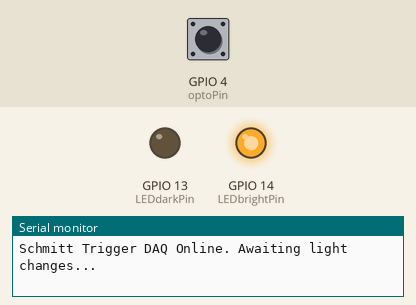
This program was run on a simulated ESP32. Parts: output pins drawn as LEDs (lit = HIGH), the last lines printed to the serial monitor. Inputs (shaded band) come from the test bench; at power-on: GPIO 4 (optoPin) HIGH.

Above: at 1.2 s.
1.3 s: GPIO 4 (optoPin) pulled LOW for 0.15 s
At 1.37 s:
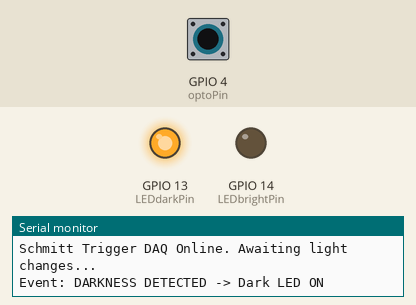
2.9 s: GPIO 4 (optoPin) pulled LOW for 3.2 s
At 7.4 s:
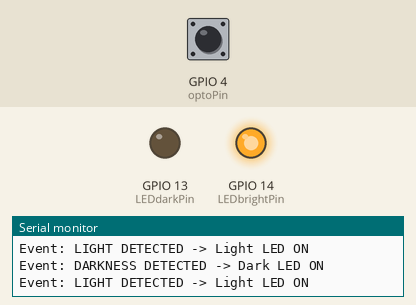
Timing chart, 0 to 8.9 s (numbered marks = the images above; inputs shaded):
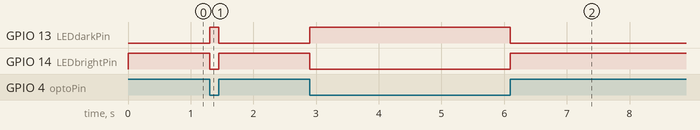

The program:

main.cpp
```cpp
#include <Arduino.h>

// 1. Define your pins
const int optoPin = 4; // GPIO 4 connected to the 4N35
const int builtInLed = 2; // The ESP32's onboard blue LED
const int LEDdarkPin = 13;
const int LEDbrightPin = 14;

// 2. Volatile variables for the interrupt
volatile bool stateChanged = false;
volatile int currentSensorState = HIGH;

// 3. The Hardware Interrupt Function
void IRAM_ATTR handleOptoTrigger() {
  stateChanged = true;
  // Instantly read if it went HIGH or LOW
  currentSensorState = digitalRead(optoPin);
}

void setup() {
  Serial.begin(115200);

  pinMode(optoPin, INPUT_PULLUP);
  pinMode(LEDbrightPin, OUTPUT); // Set the onboard LED as an output
  pinMode(LEDdarkPin, OUTPUT); // Set the onboard LED as an output

  // Trigger on CHANGE so we catch both the sunset AND the sunrise
  attachInterrupt(digitalPinToInterrupt(optoPin), handleOptoTrigger, CHANGE);

  Serial.println("Schmitt Trigger DAQ Online. Awaiting light changes...");

  // Make sure the LED starts in the off position
  currentSensorState = digitalRead(optoPin);
  if(currentSensorState == LOW){
    digitalWrite(LEDdarkPin, HIGH);
    digitalWrite(LEDbrightPin, LOW);
  }else{
    digitalWrite(LEDdarkPin, LOW);
    digitalWrite(LEDbrightPin, HIGH);

  }
}

void loop() {
  // 4. Handle the event only when the hardware flag is tripped
  if (stateChanged) {

    // Remember: LOW on the optoPin means the 741 triggered (it is DARK)
    if (currentSensorState == LOW) {
      digitalWrite(LEDdarkPin, HIGH);  // Turn ON the Dark LED
      digitalWrite(LEDbrightPin, LOW);  // Turn OFF the Light LED
      Serial.println("Event: DARKNESS DETECTED -> Dark LED ON");
    }
    // HIGH means the 741 turned off (it is BRIGHT)
    else {
      digitalWrite(LEDdarkPin, LOW);   // Turn OFF the Dark LED
      digitalWrite(LEDbrightPin, HIGH); // Turn ON the Light LED
      Serial.println("Event: LIGHT DETECTED -> Light LED ON");
    }

    // Reset the flag to wait for the next event
    stateChanged = false;
  }
}
```

Measured:
- after the input at 1.3 s, GPIO 13 (LEDdarkPin): LOW → HIGH at once, → LOW 0.15 s later; GPIO 14 (LEDbrightPin): HIGH → LOW at once, → HIGH 0.15 s later
- after the input at 2.9 s, GPIO 13 (LEDdarkPin): LOW → HIGH at once, → LOW 3.2 s later; GPIO 14 (LEDbrightPin): HIGH → LOW at once, → HIGH 3.2 s later
